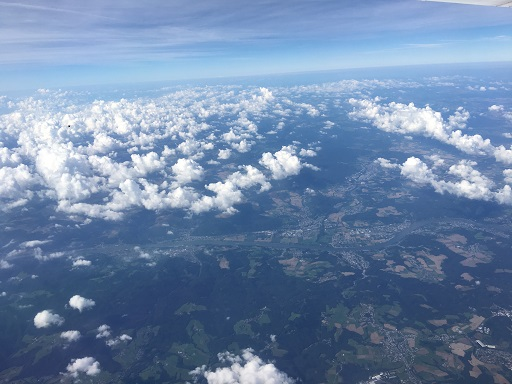
#> input picture clouds.jpg, 512 x 384 px, given in place of the camera
$ python LiveEdgeDetection.py
#> lines starting #> are read from the running program, lines starting #| are printed output that depends on the picture; after the words box and inside, x2 and y2 are one past the last pixel; in counts of white or black regions, pixels touching at a corner belong together
# OpenCV program to perform Edge detection in real time
# import libraries of python OpenCV
# where its functionality resides
import cv2

# np is an alias pointing to numpy library
import numpy as np

# capture frames from a camera
cap = cv2.VideoCapture(0)

# loop runs if capturing has been initialized
while (1):

    # reads frames from a camera
    ret, frame = cap.read()
#> frame is the input picture: shape (384, 512, 3); mean B, G, R 167.8, 134.4, 110.1

    # converting BGR to HSV
    hsv = cv2.cvtColor(frame, cv2.COLOR_BGR2HSV)
#> hsv: shape (384, 512, 3); mean H, S, V 107.3, 96.3, 167.8

    # define range of red color in HSV
    lower_red = np.array([30, 150, 50])
    upper_red = np.array([255, 255, 180])

    # create a red HSV colour boundary and
    # threshold HSV image
    mask = cv2.inRange(hsv, lower_red, upper_red)
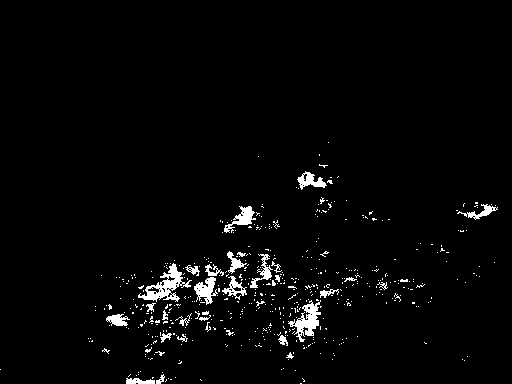
#> mask: shape (384, 512); 2.7% white; 505 white regions (472 under 20 px), largest, box (x1, y1, x2, y2) and area: (138, 263, 192, 302) 697, (288, 300, 321, 342) 566, (194, 277, 218, 305) 344

    # Bitwise-AND mask and original image
    res = cv2.bitwise_and(frame, frame, mask=mask)
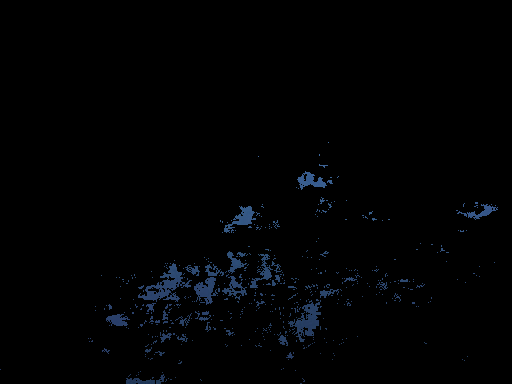
#> res: shape (384, 512, 3); mean B, G, R 3, 1.9, 1.2

    # Display an original image
    cv2.imshow('Original', frame)

    # finds edges in the input image image and
    # marks them in the output map edges
    edges = cv2.Canny(frame, 100, 200)
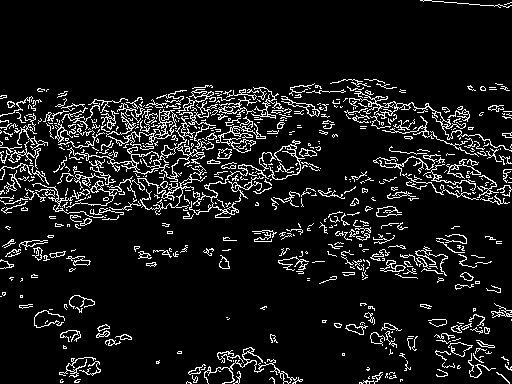
#> edges: shape (384, 512); 9.2% white in thin lines or dots

    # Display edges in a frame
    cv2.imshow('Edges', edges)

    # Wait for Esc key to stop
    k = cv2.waitKey(5) & 0xFF
#> (key Esc is pressed here)
    if k == 27:
        break

# Close the window
cap.release()

# De-allocate any associated memory usage
cv2.destroyAllWindows()

$ run again, on road.jpg
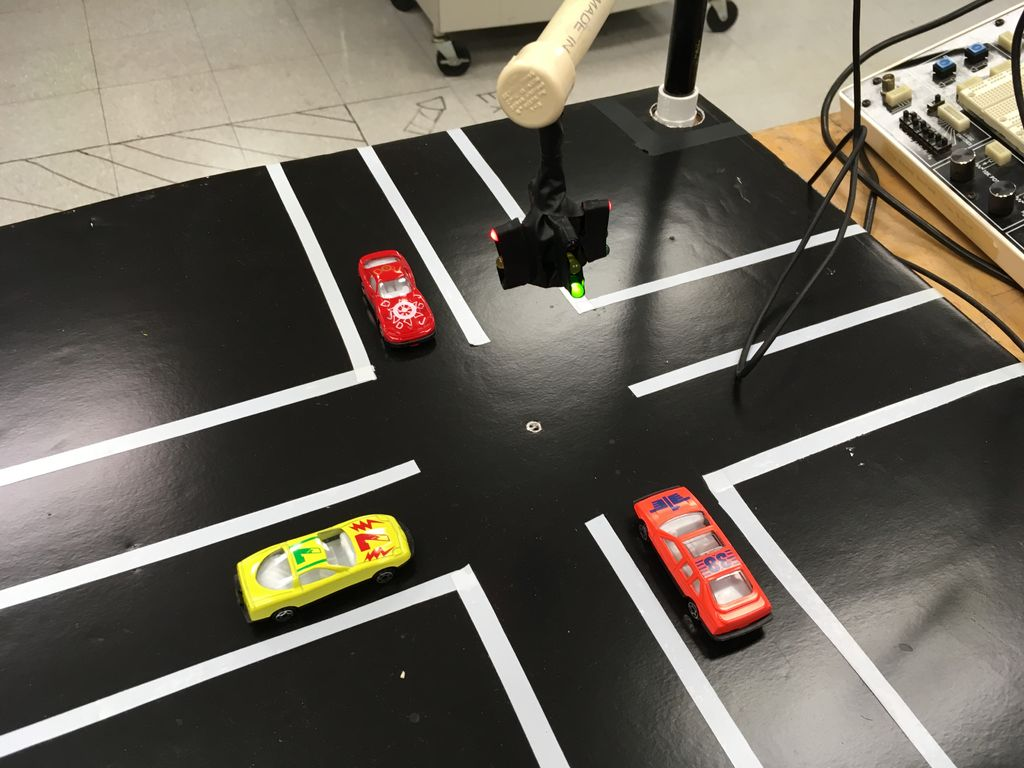
#> input picture road.jpg, 1024 x 768 px, given in place of the camera
#> frame is the input picture: shape (768, 1024, 3); mean B, G, R 88.3, 98.7, 104.8
#> hsv: shape (768, 1024, 3); mean H, S, V 26.8, 42.1, 105.1
#> `mask = cv2.inRange(hsv, lower_red, upper_red)`:
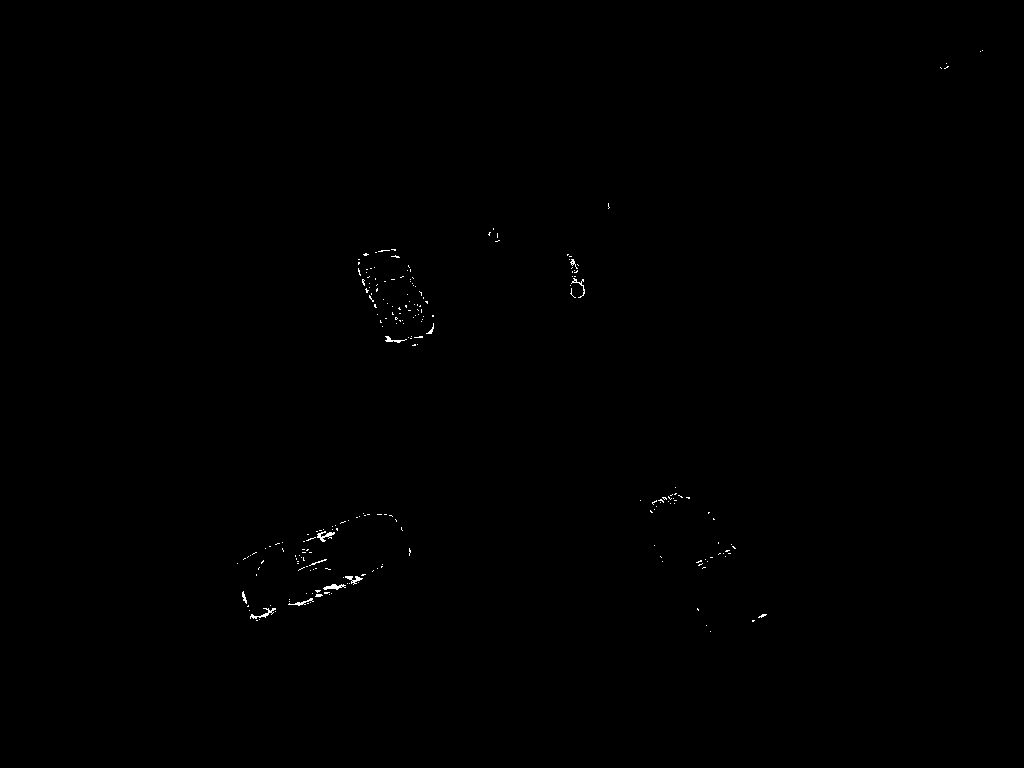
#> mask: shape (768, 1024); 0.17% white in thin lines or dots, all inside (x1, y1, x2, y2) = (237, 50, 983, 632)
#> `edges = cv2.Canny(frame, 100, 200)`:
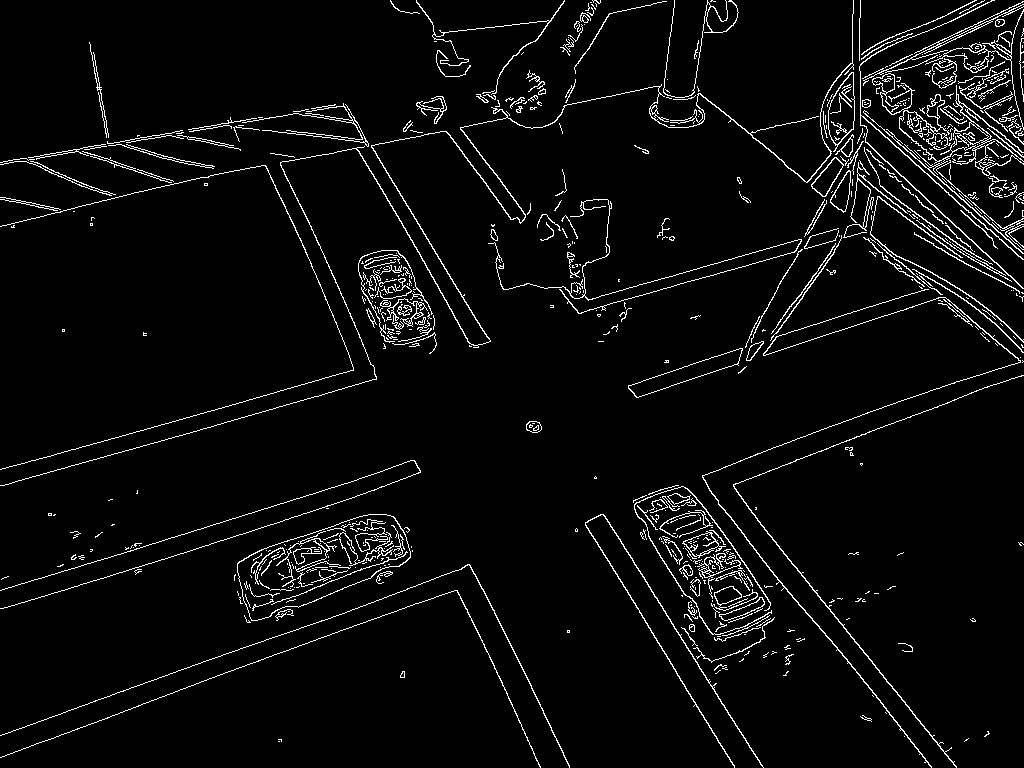
#> edges: shape (768, 1024); 4.2% white in thin lines or dots

$ run again, on traffic.png
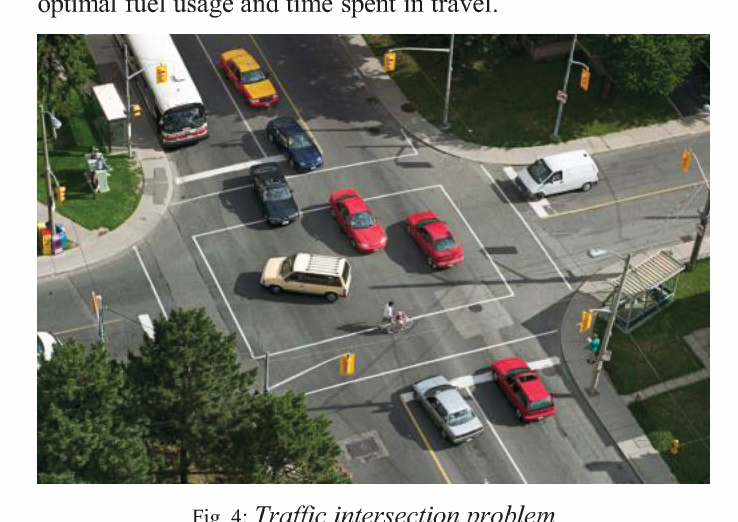
#> input picture traffic.png, 738 x 522 px, given in place of the camera
#> frame is the input picture: shape (522, 738, 3); mean B, G, R 121, 129.9, 128.8
#> hsv: shape (522, 738, 3); mean H, S, V 38.8, 39.9, 132.9
#> `mask = cv2.inRange(hsv, lower_red, upper_red)`:
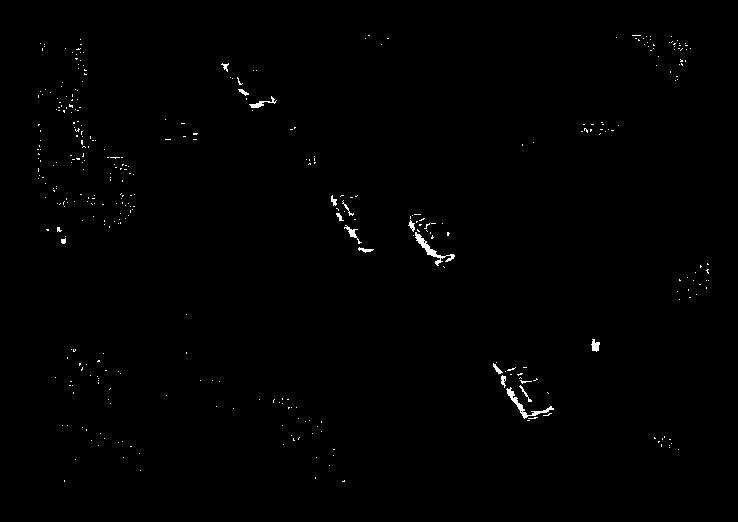
#> mask: shape (522, 738); 0.52% white in thin lines or dots, all inside (x1, y1, x2, y2) = (37, 35, 709, 482)
#> `edges = cv2.Canny(frame, 100, 200)`:
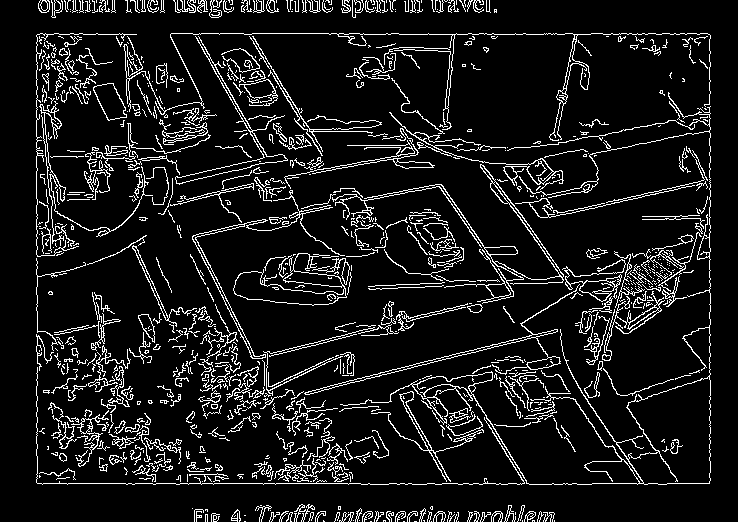
#> edges: shape (522, 738); 9.7% white in thin lines or dots
